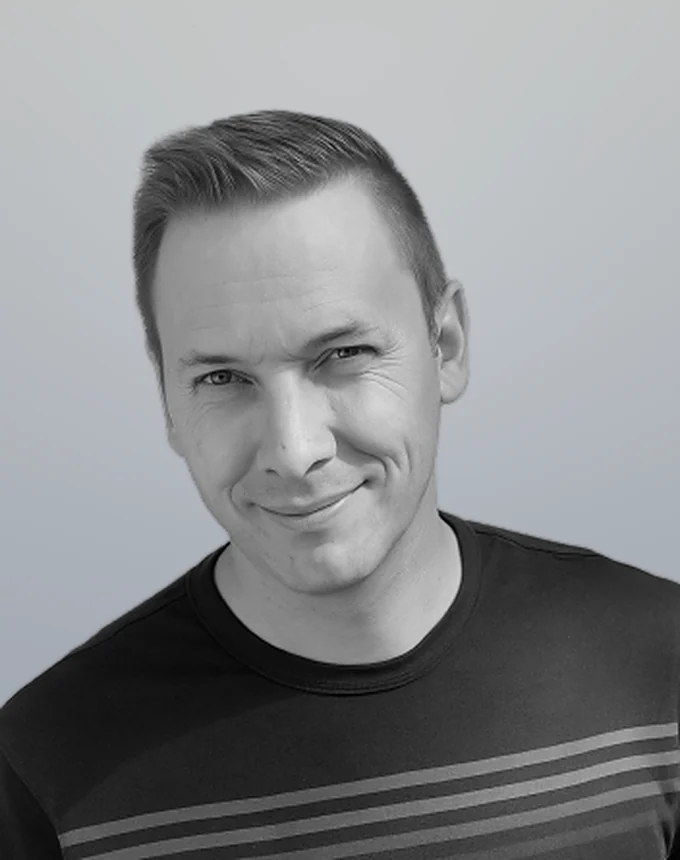
#> input picture handoff/ai-medical-coder/assets/sophus-testimonial-396539.webp, 680 x 860 px
$ python -i testimonial_photos.py   (imports and definitions only)
#> lines starting #> are read from the running program, lines starting #| are printed output that depends on the picture
"""Re-style the site's testimonial photos for the Sophus page (originals stay untouched in the Media Library).

The originals are greyscale portraits on a flat green (#7EB63F) background; the design's photo sits on a soft,
cool-grey studio background. This keys out the green (un-mixing it from the edge pixels), puts the person on
that grey gradient and saves a 680x860 WebP per person. Pillow only.
Usage: testimonial_photos.py <dir with orig_<id>.* files> <out dir>
"""
import glob, math, os, sys
from PIL import Image, ImageFilter

SRC, OUT = sys.argv[1], sys.argv[2]
GR, GG, GB = 126.0, 182.0, 63.0
W, H = 680, 860


def backdrop():
    top, bottom = (206, 209, 209), (166, 174, 188)
    img = Image.new('RGB', (W, H))
#> img: PIL image 680x860 RGB; every value is 0
    px = img.load()
    for y in range(H):
        t = y / (H - 1)
        base = [top[k] * (1 - t) + bottom[k] * t for k in range(3)]
        dy = ((y - H * 0.3) / (H * 0.35)) ** 2
        for x in range(W):
            glow = 14.0 * math.exp(-(((x - W * 0.5) / (W * 0.45)) ** 2 + dy))  # soft light behind the head
            px[x, y] = tuple(min(255, int(base[k] + glow)) for k in range(3))
    return img


def cutout(path):
    im = Image.open(path).convert('RGB')
    im = im.crop((10, 10, im.size[0] - 10, im.size[1] - 10))  # drop the rounded corners some originals have
    w, h = im.size
    src = im.load()
    alpha = Image.new('L', (w, h))
    a = alpha.load()
    for y in range(h):
        for x in range(w):
            r, g, b = src[x, y]
            greenness = g - (r + b) / 2  # ~120 on the backdrop, ~0 on the greyscale person
            a[x, y] = int(255 * min(1.0, max(0.0, (95 - greenness) / 55)))
    alpha = alpha.filter(ImageFilter.MedianFilter(3)).filter(ImageFilter.GaussianBlur(0.6))
    a = alpha.load()
    fg = Image.new('L', (w, h))
    f = fg.load()
    for y in range(h):
        for x in range(w):
            al = max(a[x, y] / 255, 0.05)
            r, g, b = src[x, y]
            # un-mix the green; red / blue only, since green is the contaminated channel
            rr = (r - (1 - al) * GR) / al
            bb = (b - (1 - al) * GB) / al
            f[x, y] = int(min(255, max(0, (rr + bb) / 2)))
    return fg.convert('RGB'), alpha


bd = backdrop()
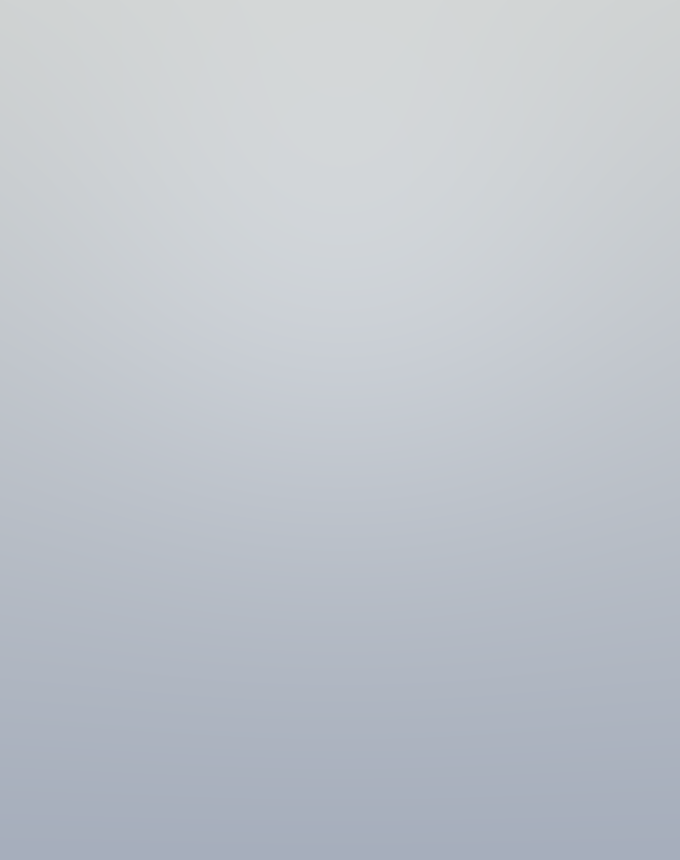
#> bd: PIL image 680x860 RGB; mean R, G, B 190.9, 196.4, 203.4
# [11 lines not run here, left out]

>>> result = cutout('../assets/sophus-testimonial-396539.webp')
#> in cutout, im is the input picture: PIL image 680x860 RGB; mean R, G, B 135.4, 137.3, 139
#> in cutout, `im = im.crop((10, 10, im.size[0] - 10, im.size[1] - 10))`:
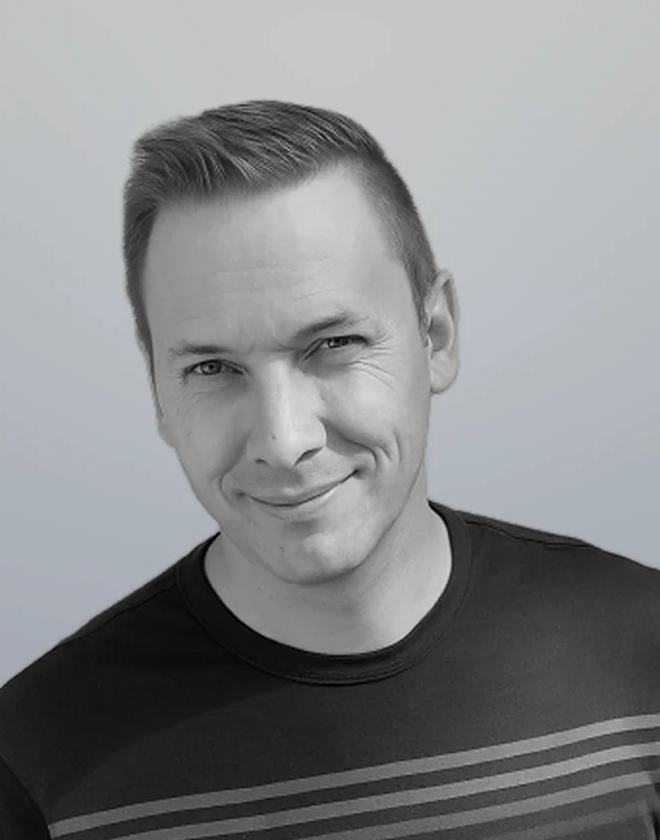
#> im: PIL image 660x840 RGB; mean R, G, B 135.1, 137, 138.7
#> in cutout, `alpha = Image.new('L', (w, h))`: alpha: PIL image 660x840 L; every value is 0
#> in cutout, `alpha = alpha.filter(ImageFilter.MedianFilter(3)).filter(ImageFilter.G..`: alpha: PIL image 660x840 L; every value is 255

$ run again, on handoff/ai-medical-coder/assets/sophus-testimonial-399532.webp
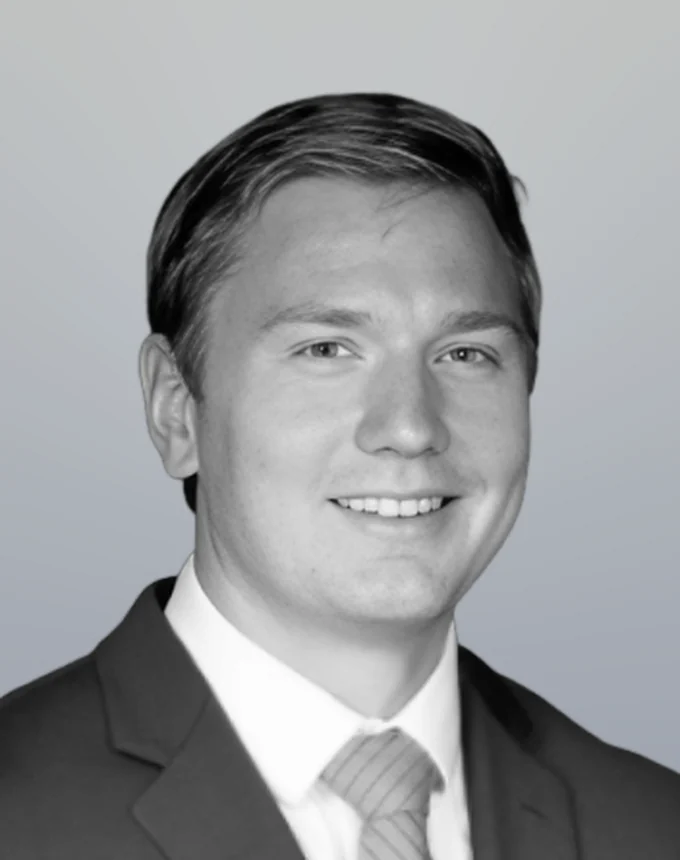
#> input picture handoff/ai-medical-coder/assets/sophus-testimonial-399532.webp, 680 x 860 px
#> img: PIL image 680x860 RGB; every value is 0
#> in cutout, im is the input picture: PIL image 680x860 RGB; mean R, G, B 152.3, 154.2, 156
#> in cutout, `im = im.crop((10, 10, im.size[0] - 10, im.size[1] - 10))`:
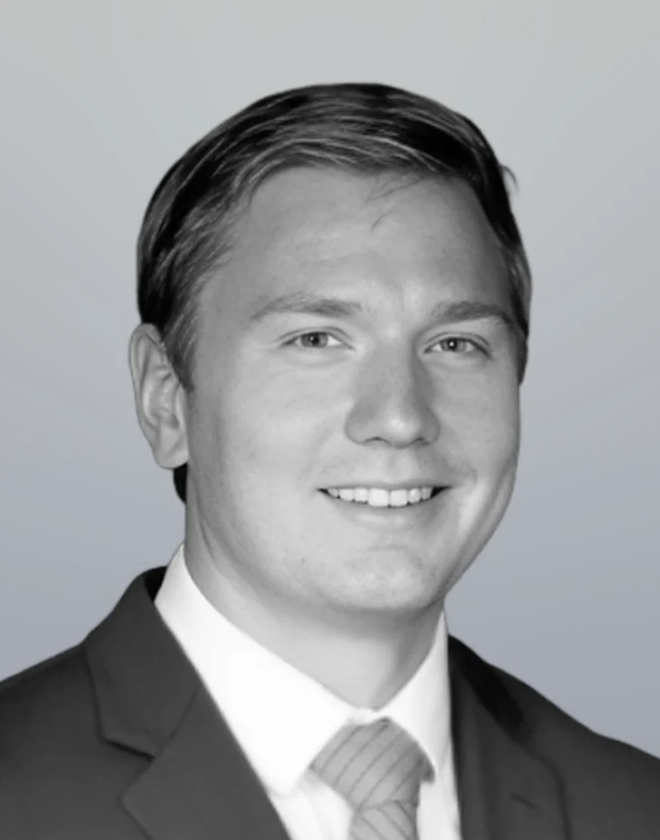
#> im: PIL image 660x840 RGB; mean R, G, B 152.1, 153.9, 155.8

$ run again, on handoff/ai-medical-coder/assets/sophus-testimonial-401412.webp
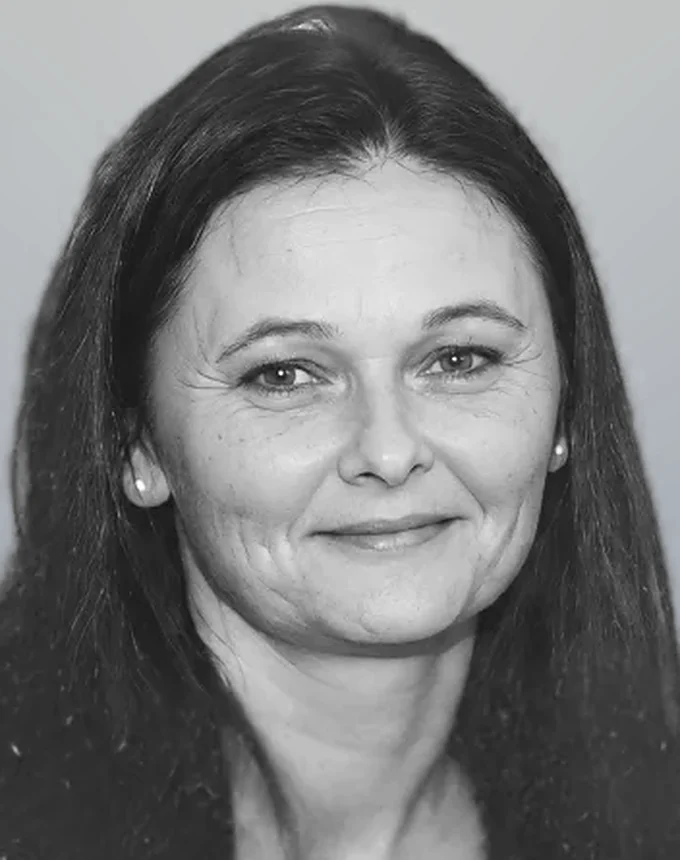
#> input picture handoff/ai-medical-coder/assets/sophus-testimonial-401412.webp, 680 x 860 px
#> img: PIL image 680x860 RGB; every value is 0
#> in cutout, im is the input picture: PIL image 680x860 RGB; mean R, G, B 120.4, 121, 121.3
#> in cutout, `im = im.crop((10, 10, im.size[0] - 10, im.size[1] - 10))`:
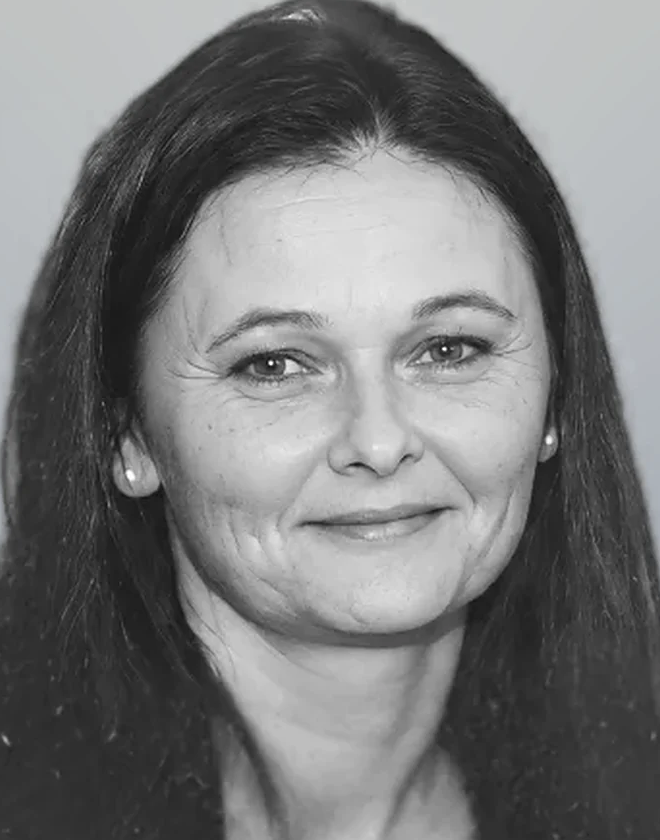
#> im: PIL image 660x840 RGB; mean R, G, B 119.2, 119.8, 120

$ run again, on handoff/ai-medical-coder/assets/sophus-testimonial-401937.webp
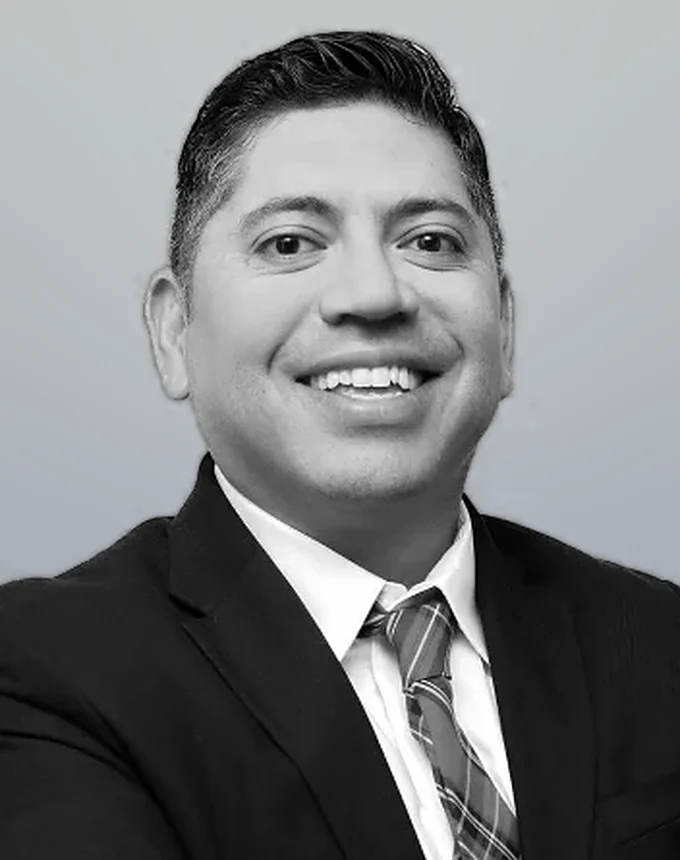
#> input picture handoff/ai-medical-coder/assets/sophus-testimonial-401937.webp, 680 x 860 px
#> img: PIL image 680x860 RGB; every value is 0
#> in cutout, im is the input picture: PIL image 680x860 RGB; mean R, G, B 125.7, 127.2, 128.4
#> in cutout, `im = im.crop((10, 10, im.size[0] - 10, im.size[1] - 10))`:
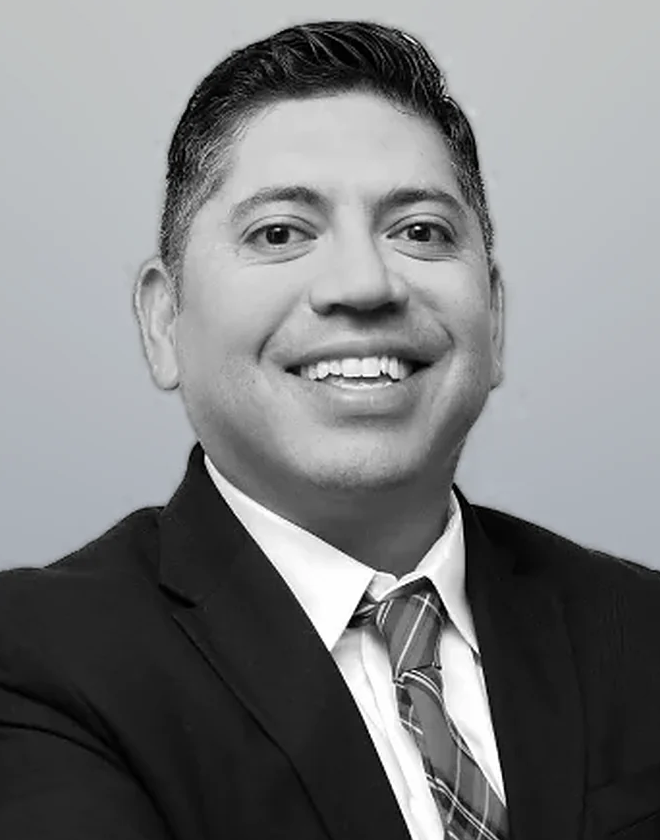
#> im: PIL image 660x840 RGB; mean R, G, B 125.7, 127.1, 128.4
